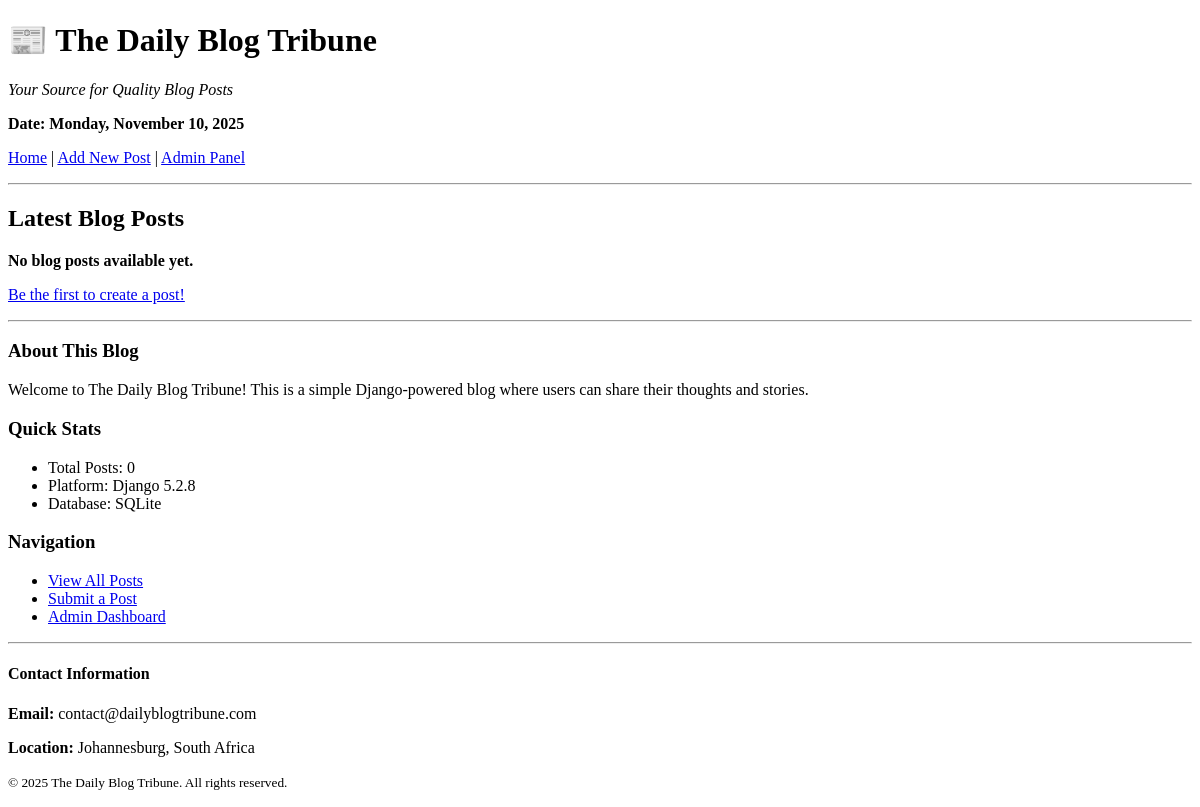
Before: / with the older database file.
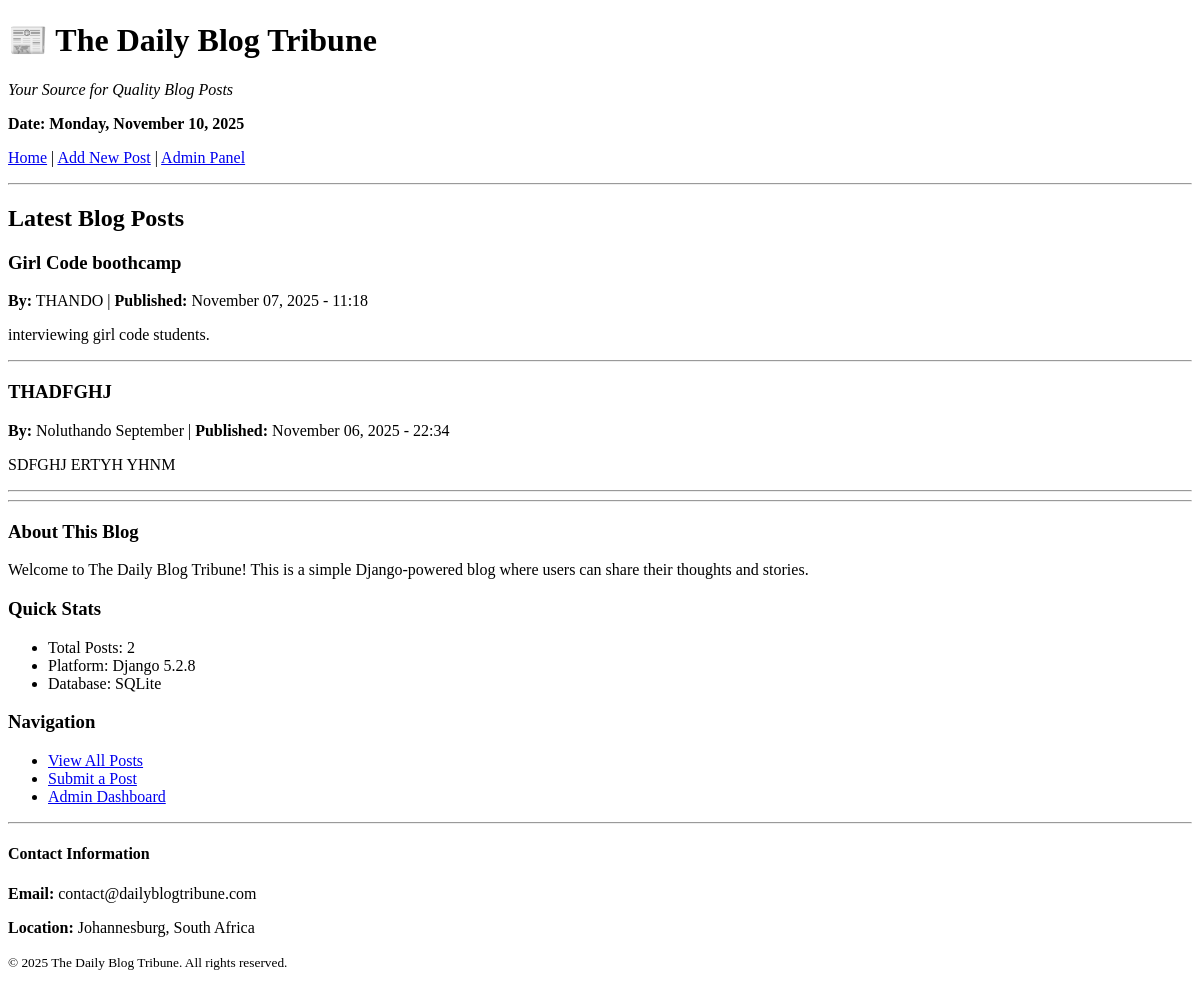
After: the same page with the newer database file.
### blog/models.py (models this page shows, shortened)
class Post(models.Model):
    title = models.CharField(max_length=200)
    content = models.TextField()
    author = models.CharField(max_length=100)
    created_at = models.DateTimeField(default=timezone.now)
    class Meta:
        ordering = ['-created_at']

### blog/views.py (the view)
# urls.py: path('', views.post_list, name='post_list'),
def post_list(request):
    posts = Post.objects.all()
    return render(request, 'blog/post_list.html', {'posts': posts})

### blog/templates/blog/post_list.html (shortened to what this page needs)
<!DOCTYPE html>
<html>
<head>
</head>
<body>
    <header>
        <h1>📰 The Daily Blog Tribune</h1>
        <p><em>Your Source for Quality Blog Posts</em></p>
        <p><strong>Date: {% now "l, F d, Y" %}</strong></p>
    </header>
    <nav>
        <p>
            <a href="{% url 'post_list' %}">Home</a> |
            <a href="{% url 'add_post' %}">Add New Post</a> |
            <a href="/admin/">Admin Panel</a>
        </p>
    </nav>
    <hr>
    <main>
        <h2>Latest Blog Posts</h2>
        {% if posts %}
            {% for post in posts %}
                <article>
                    <h3>{{ post.title }}</h3>
                    <p>
                        <strong>By:</strong> {{ post.author }} |
                        <strong>Published:</strong> {{ post.created_at|date:"F d, Y - H:i" }}
                    </p>
                    <p>{{ post.content }}</p>
                    <hr>
                </article>
            {% endfor %}
        {% else %}
            <p><strong>No blog posts available yet.</strong></p>
            <p><a href="{% url 'add_post' %}">Be the first to create a post!</a></p>
        {% endif %}
    </main>
    <hr>
    <aside>
        <h3>About This Blog</h3>
        <p>Welcome to The Daily Blog Tribune! This is a simple Django-powered blog where users can share their thoughts and stories.</p>
        <h3>Quick Stats</h3>
        <ul>
            <li>Total Posts: {{ posts.count }}</li>
            <li>Platform: Django 5.2.8</li>
            <li>Database: SQLite</li>
        </ul>
        <h3>Navigation</h3>
        <ul>
            <li><a href="{% url 'post_list' %}">View All Posts</a></li>
            <li><a href="{% url 'add_post' %}">Submit a Post</a></li>
            <li><a href="/admin/">Admin Dashboard</a></li>
        </ul>
    </aside>
    <hr>
    <footer>
        <h4>Contact Information</h4>
        <p><strong>Email:</strong> contact@dailyblogtribune.com</p>
        <p><strong>Location:</strong> Johannesburg, South Africa</p>
        <p><small>&copy; 2025 The Daily Blog Tribune. All rights reserved.</small></p>
    </footer>
</body>
</html>

Changed rows visible on the page:
added Post: title "Girl Code boothcamp", author "THANDO", created_at "November 07, 2025 - 11:18", content "interviewing girl code students."
added Post: title "THADFGHJ", author "Noluthando September", created_at "November 06, 2025 - 22:34", content "SDFGHJ ERTYH YHNM"
Other visible differences:
{{ posts.count }}: "0" → "2"
text no longer shown: "No blog posts available yet. Be the first to create a post!"
